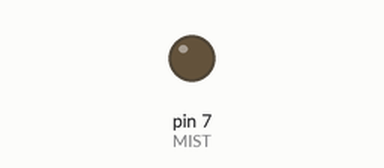
The sketch below on a simulated Arduino Nano, built with avr-gcc and run on an emulated ATmega328P. Shown: output pins drawn as LEDs (lit = HIGH).

Above: at 0.1 s.
At 30.1 s:
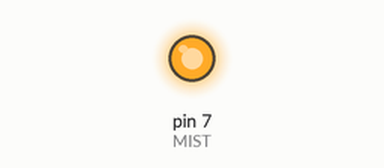
Timing chart, 0 to 31.6 s (numbered marks = the images above):
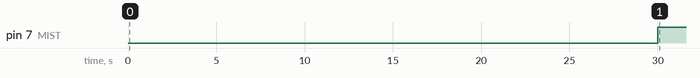

The sketch:

soil_moisture_automist.ino
```cpp
// Reads a capacitive soil moisture sensor and toggles a relay to run the mist maker on a timed cycle when the soil is dry.
//
// Full tutorial: https://shillehtek.com/blogs/news/arduino-nano-ultrasonic-mist-maker-diffuser-control
// Parts used: https://shillehtek.com/products/arduino-nano-v3-presoldered-ch340g-atmega328p
//             https://shillehtek.com/products/esp32-wroom-dev-board-cp2102-usb-c-presoldered
//             https://shillehtek.com/products/non-waterproof-ws2812b-smd-led-strip-60-led-meter-flexible-5m-roll-5v-ip30
// More examples: https://github.com/shillehbean/shillehtek-examples
//

const int SOIL = A0;
const int MIST = 7;
const int DRY  = 750;     // calibrate
const int OK_  = 500;     // stop when above this

void setup() {
  pinMode(MIST, OUTPUT);
  digitalWrite(MIST, HIGH);     // active LOW relay = OFF
}
void loop() {
  int v = analogRead(SOIL);
  if (v < DRY) {
    digitalWrite(MIST, LOW);    // ON
    delay(30000);
    digitalWrite(MIST, HIGH);   // OFF
    delay(300000);              // wait 5 min for absorption
  } else {
    delay(60000);
  }
}
```

Measured:
- by itself, pin 7 (MIST): LOW → HIGH at 30.0 s
